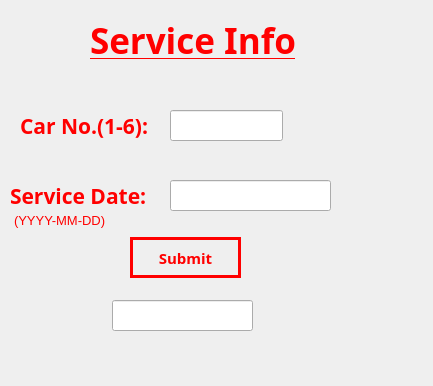
<?xml version="1.0" encoding="UTF-8"?>
<ui version="4.0">
 <class>service_dialog</class>
 <widget class="QDialog" name="service_dialog">
  <property name="geometry">
   <rect>
    <x>0</x>
    <y>0</y>
    <width>433</width>
    <height>386</height>
   </rect>
  </property>
  <property name="minimumSize">
   <size>
    <width>433</width>
    <height>386</height>
   </size>
  </property>
  <property name="maximumSize">
   <size>
    <width>433</width>
    <height>386</height>
   </size>
  </property>
  <property name="windowTitle">
   <string>Dialog</string>
  </property>
  <widget class="QLabel" name="label">
   <property name="geometry">
    <rect>
     <x>0</x>
     <y>-20</y>
     <width>651</width>
     <height>561</height>
    </rect>
   </property>
   <property name="minimumSize">
    <size>
     <width>651</width>
     <height>561</height>
    </size>
   </property>
   <property name="maximumSize">
    <size>
     <width>651</width>
     <height>561</height>
    </size>
   </property>
   <property name="text">
    <string/>
   </property>
   <property name="pixmap">
    <pixmap>Resources/service_info.png</pixmap>
   </property>
  </widget>
  <widget class="QLabel" name="label_2">
   <property name="geometry">
    <rect>
     <x>90</x>
     <y>10</y>
     <width>211</width>
     <height>61</height>
    </rect>
   </property>
   <property name="font">
    <font>
     <family>Rockwell Condensed</family>
     <pointsize>26</pointsize>
     <weight>75</weight>
     <bold>true</bold>
     <underline>true</underline>
    </font>
   </property>
   <property name="styleSheet">
    <string notr="true">color: qlineargradient(spread:pad, x1:0, y1:0, x2:1, y2:1, stop:1 rgba(255, 0, 0, 255));</string>
   </property>
   <property name="text">
    <string>Service Info</string>
   </property>
  </widget>
  <widget class="QLabel" name="label_3">
   <property name="geometry">
    <rect>
     <x>20</x>
     <y>110</y>
     <width>141</width>
     <height>31</height>
    </rect>
   </property>
   <property name="font">
    <font>
     <family>Rockwell Condensed</family>
     <pointsize>16</pointsize>
     <weight>75</weight>
     <bold>true</bold>
    </font>
   </property>
   <property name="styleSheet">
    <string notr="true">color: qlineargradient(spread:pad, x1:0, y1:0, x2:1, y2:1, stop:1 rgba(255, 0, 0, 255));</string>
   </property>
   <property name="text">
    <string>Car No.(1-6):</string>
   </property>
  </widget>
  <widget class="QLineEdit" name="car_no">
   <property name="geometry">
    <rect>
     <x>170</x>
     <y>110</y>
     <width>113</width>
     <height>31</height>
    </rect>
   </property>
  </widget>
  <widget class="QLabel" name="label_4">
   <property name="geometry">
    <rect>
     <x>10</x>
     <y>180</y>
     <width>151</width>
     <height>31</height>
    </rect>
   </property>
   <property name="font">
    <font>
     <family>Rockwell Condensed</family>
     <pointsize>16</pointsize>
     <weight>75</weight>
     <bold>true</bold>
    </font>
   </property>
   <property name="styleSheet">
    <string notr="true">color: qlineargradient(spread:pad, x1:0, y1:0, x2:1, y2:1, stop:1 rgba(255, 0, 0, 255));</string>
   </property>
   <property name="text">
    <string>Service Date:</string>
   </property>
  </widget>
  <widget class="QLineEdit" name="service_date">
   <property name="geometry">
    <rect>
     <x>170</x>
     <y>180</y>
     <width>161</width>
     <height>31</height>
    </rect>
   </property>
  </widget>
  <widget class="QPushButton" name="service_button">
   <property name="geometry">
    <rect>
     <x>130</x>
     <y>237</y>
     <width>111</width>
     <height>41</height>
    </rect>
   </property>
   <property name="font">
    <font>
     <family>Rockwell Condensed</family>
     <pointsize>11</pointsize>
     <weight>75</weight>
     <bold>true</bold>
    </font>
   </property>
   <property name="styleSheet">
    <string notr="true">color: qlineargradient(spread:pad, x1:0, y1:0, x2:1, y2:1, stop:1 rgba(255, 0, 0, 255));
border:3px solid red;</string>
   </property>
   <property name="text">
    <string>Submit</string>
   </property>
  </widget>
  <widget class="QLineEdit" name="lineEdit">
   <property name="geometry">
    <rect>
     <x>112</x>
     <y>300</y>
     <width>141</width>
     <height>31</height>
    </rect>
   </property>
   <property name="font">
    <font>
     <family>Rockwell Condensed</family>
     <pointsize>10</pointsize>
     <weight>75</weight>
     <bold>true</bold>
    </font>
   </property>
   <property name="styleSheet">
    <string notr="true">color: qlineargradient(spread:pad, x1:0, y1:0, x2:1, y2:1, stop:1 rgba(255, 0, 0, 255));</string>
   </property>
   <property name="readOnly">
    <bool>true</bool>
   </property>
  </widget>
  <widget class="QLabel" name="label_5">
   <property name="geometry">
    <rect>
     <x>14</x>
     <y>210</y>
     <width>121</width>
     <height>20</height>
    </rect>
   </property>
   <property name="font">
    <font>
     <pointsize>10</pointsize>
    </font>
   </property>
   <property name="styleSheet">
    <string notr="true">color: qlineargradient(spread:pad, x1:0, y1:0, x2:1, y2:1, stop:1 rgba(255, 0, 0, 255));</string>
   </property>
   <property name="text">
    <string>(YYYY-MM-DD)</string>
   </property>
  </widget>
 </widget>
 <resources/>
 <connections/>
</ui>
